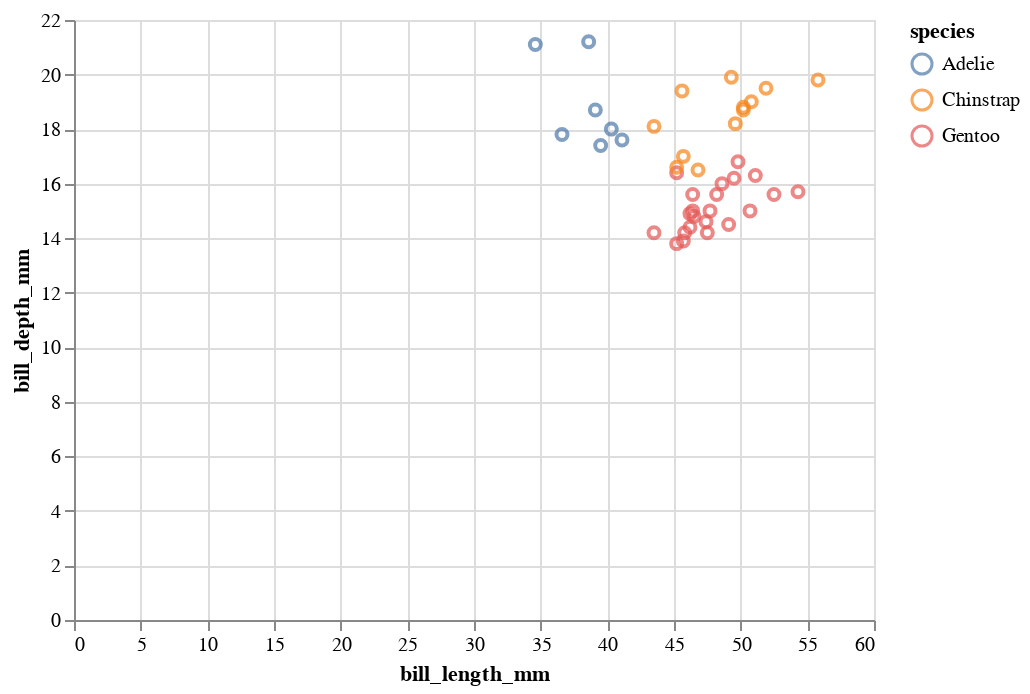

This figure's notebook cell:
### Code cell
#scatter plot
alt.Chart(df28).mark_point().encode(
    x=('bill_length_mm'),
    y=('bill_depth_mm'),
    color='species',

).interactive()

### Figure 1 — Vega-Lite specification as saved in the notebook (floating-point values rounded to 4 significant figures)
{"config": {"view": {"continuousWidth": 400, "continuousHeight": 300}}, "data": {"name": "data-9a034b6723ae0a0816abb8d4e5b74a30"}, "mark": "point", "encoding": {"color": {"field": "species", "type": "nominal"}, "x": {"field": "bill_length_mm", "type": "quantitative"}, "y": {"field": "bill_depth_mm", "type": "quantitative"}}, "selection": {"selector007": {"type": "interval", "bind": "scales", "encodings": ["x", "y"]}}, "$schema": "https://vega.github.io/schema/vega-lite/v4.17.0.json", "datasets": {"data-9a034b6723ae0a0816abb8d4e5b74a30": [{"species": "Adelie", "island": "Torgersen", "bill_length_mm": 39.1, "bill_depth_mm": 18.7, "flipper_length_mm": 181, "body_mass_g": 3750, "sex": "male"}, {"species": "Adelie", "island": "Torgersen", "bill_length_mm": 39.5, "bill_depth_mm": 17.4, "flipper_length_mm": 186, "body_mass_g": 3800, "sex": "female"}, {"species": "Adelie", "island": "Torgersen", "bill_length_mm": 40.3, "bill_depth_mm": 18.0, "flipper_length_mm": 195, "body_mass_g": 3250, "sex": "female"}, {"species": "Adelie", "island": "Torgersen", "bill_length_mm": 41.1, "bill_depth_mm": 17.6, "flipper_length_mm": 182, "body_mass_g": 3200, "sex": "female"}, {"species": "Adelie", "island": "Torgersen", "bill_length_mm": 38.6, "bill_depth_mm": 21.2, "flipper_length_mm": 191, "body_mass_g": 3800, "sex": "male"}, {"species": "Adelie", "island": "Torgersen", "bill_length_mm": 34.6, "bill_depth_mm": 21.1, "flipper_length_mm": 198, "body_mass_g": 4400, "sex": "male"}, {"species": "Adelie", "island": "Torgersen", "bill_length_mm": 36.6, "bill_depth_mm": 17.8, "flipper_length_mm": 185, "body_mass_g": 3700, "sex": "female"}, {"species": "Gentoo", "island": "Biscoe", "bill_length_mm": 46.2, "bill_depth_mm": 14.9, "flipper_length_mm": 221, "body_mass_g": 5300, "sex": "male"}, {"species": "Gentoo", "island": "Biscoe", "bill_length_mm": 45.7, "bill_depth_mm": 13.9, "flipper_length_mm": 214, "body_mass_g": 4400, "sex": "female"}, {"species": "Gentoo", "island": "Biscoe", "bill_length_mm": 54.3, "bill_depth_mm": 15.7, "flipper_length_mm": 231, "body_mass_g": 5650, "sex": "male"}, {"species": "Gentoo", "island": "Biscoe", "bill_length_mm": 45.8, "bill_depth_mm": 14.2, "flipper_length_mm": 219, "body_mass_g": 4700, "sex": "female"}, {"species": "Gentoo", "island": "Biscoe", "bill_length_mm": 49.8, "bill_depth_mm": 16.8, "flipper_length_mm": 230, "body_mass_g": 5700, "sex": "male"}, {"species": "Gentoo", "island": "Biscoe", "bill_length_mm": 46.2, "bill_depth_mm": 14.4, "flipper_length_mm": 214, "body_mass_g": 4650, "sex": null}, {"species": "Gentoo", "island": "Biscoe", "bill_length_mm": 49.5, "bill_depth_mm": 16.2, "flipper_length_mm": 229, "body_mass_g": 5800, "sex": "male"}, {"species": "Gentoo", "island": "Biscoe", "bill_length_mm": 43.5, "bill_depth_mm": 14.2, "flipper_length_mm": 220, "body_mass_g": 4700, "sex": "female"}, {"species": "Gentoo", "island": "Biscoe", "bill_length_mm": 50.7, "bill_depth_mm": 15.0, "flipper_length_mm": 223, "body_mass_g": 5550, "sex": "male"}, {"species": "Gentoo", "island": "Biscoe", "bill_length_mm": 47.7, "bill_depth_mm": 15.0, "flipper_length_mm": 216, "body_mass_g": 4750, "sex": "female"}, {"species": "Gentoo", "island": "Biscoe", "bill_length_mm": 46.4, "bill_depth_mm": 15.6, "flipper_length_mm": 221, "body_mass_g": 5000, "sex": "male"}, {"species": "Gentoo", "island": "Biscoe", "bill_length_mm": 48.2, "bill_depth_mm": 15.6, "flipper_length_mm": 221, "body_mass_g": 5100, "sex": "male"}, {"species": "Gentoo", "island": "Biscoe", "bill_length_mm": 46.5, "bill_depth_mm": 14.8, "flipper_length_mm": 217, "body_mass_g": 5200, "sex": "female"}, {"species": "Gentoo", "island": "Biscoe", "bill_length_mm": 46.4, "bill_depth_mm": 15.0, "flipper_length_mm": 216, "body_mass_g": 4700, "sex": "female"}, {"species": "Gentoo", "island": "Biscoe", "bill_length_mm": 48.6, "bill_depth_mm": 16.0, "flipper_length_mm": 230, "body_mass_g": 5800, "sex": "male"}, {"species": "Gentoo", "island": "Biscoe", "bill_length_mm": 47.5, "bill_depth_mm": 14.2, "flipper_length_mm": 209, "body_mass_g": 4600, "sex": "female"}, {"species": "Gentoo", "island": "Biscoe", "bill_length_mm": 51.1, "bill_depth_mm": 16.3, "flipper_length_mm": 220, "body_mass_g": 6000, "sex": "male"}, {"species": "Gentoo", "island": "Biscoe", "bill_length_mm": 45.2, "bill_depth_mm": 13.8, "flipper_length_mm": 215, "body_mass_g": 4750, "sex": "female"}, {"species": "Gentoo", "island": "Biscoe", "bill_length_mm": 45.2, "bill_depth_mm": 16.4, "flipper_length_mm": 223, "body_mass_g": 5950, "sex": "male"}, {"species": "Gentoo", "island": "Biscoe", "bill_length_mm": 49.1, "bill_depth_mm": 14.5, "flipper_length_mm": 212, "body_mass_g": 4625, "sex": "female"}, {"species": "Gentoo", "island": "Biscoe", "bill_length_mm": 52.5, "bill_depth_mm": 15.6, "flipper_length_mm": 221, "body_mass_g": 5450, "sex": "male"}, {"species": "Gentoo", "island": "Biscoe", "bill_length_mm": 47.4, "bill_depth_mm": 14.6, "flipper_length_mm": 212, "body_mass_g": 4725, "sex": "female"}, {"species": "Chinstrap", "island": "Dream", "bill_length_mm": 45.2, "bill_depth_mm": 16.6, "flipper_length_mm": 191, "body_mass_g": 3250, "sex": "female"}, {"species": "Chinstrap", "island": "Dream", "bill_length_mm": 49.3, "bill_depth_mm": 19.9, "flipper_length_mm": 203, "body_mass_g": 4050, "sex": "male"}, {"species": "Chinstrap", "island": "Dream", "bill_length_mm": 50.2, "bill_depth_mm": 18.8, "flipper_length_mm": 202, "body_mass_g": 3800, "sex": "male"}, {"species": "Chinstrap", "island": "Dream", "bill_length_mm": 45.6, "bill_depth_mm": 19.4, "flipper_length_mm": 194, "body_mass_g": 3525, "sex": "female"}, {"species": "Chinstrap", "island": "Dream", "bill_length_mm": 51.9, "bill_depth_mm": 19.5, "flipper_length_mm": 206, "body_mass_g": 3950, "sex": "male"}, {"species": "Chinstrap", "island": "Dream", "bill_length_mm": 46.8, "bill_depth_mm": 16.5, "flipper_length_mm": 189, "body_mass_g": 3650, "sex": "female"}, {"species": "Chinstrap", "island": "Dream", "bill_length_mm": 45.7, "bill_depth_mm": 17.0, "flipper_length_mm": 195, "body_mass_g": 3650, "sex": "female"}, {"species": "Chinstrap", "island": "Dream", "bill_length_mm": 55.8, "bill_depth_mm": 19.8, "flipper_length_mm": 207, "body_mass_g": 4000, "sex": "male"}, {"species": "Chinstrap", "island": "Dream", "bill_length_mm": 43.5, "bill_depth_mm": 18.1, "flipper_length_mm": 202, "body_mass_g": 3400, "sex": "female"}, {"species": "Chinstrap", "island": "Dream", "bill_length_mm": 49.6, "bill_depth_mm": 18.2, "flipper_length_mm": 193, "body_mass_g": 3775, "sex": "male"}, {"species": "Chinstrap", "island": "Dream", "bill_length_mm": 50.8, "bill_depth_mm": 19.0, "flipper_length_mm": 210, "body_mass_g": 4100, "sex": "male"}, {"species": "Chinstrap", "island": "Dream", "bill_length_mm": 50.2, "bill_depth_mm": 18.7, "flipper_length_mm": 198, "body_mass_g": 3775, "sex": "female"}]}}
